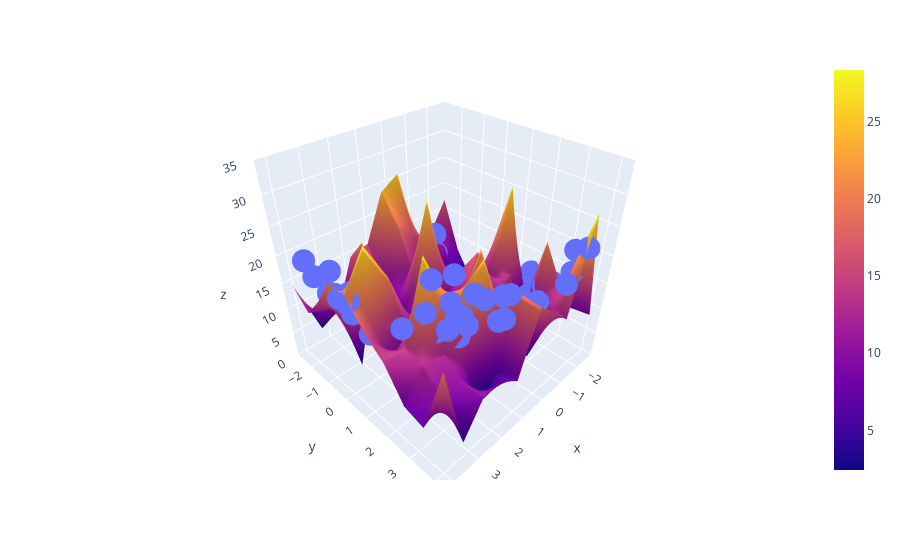

The code cell stored with this chart in its notebook:
### Code cell
fig = px.scatter_3d(x=x.ravel(), y=y.ravel(), z=z.ravel())
fig.add_trace(go.Surface(x=x_input, y=y_input, z=z_final))
fig.update_layout(scene = dict(zaxis = dict(range=[0,35])))
fig.show()
